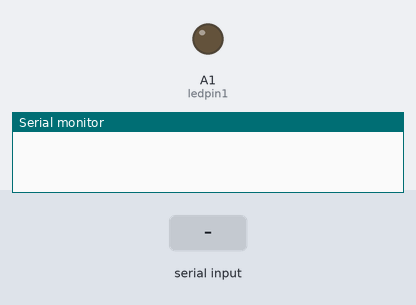
Bench run of a sketch on a simulated Arduino Uno, built with avr-gcc and run on an emulated ATmega328P. On the bench: output pins drawn as LEDs (lit = HIGH), the last lines printed to the serial monitor. Inputs (shaded band) come from the test bench.

Above: at 1.2 s.
1.3 s: "90,45\n" received over Serial
At 2.7 s:
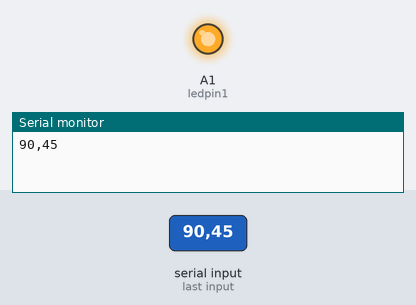
Timing chart, 0 to 10.3 s (numbered marks = the images above; inputs shaded):
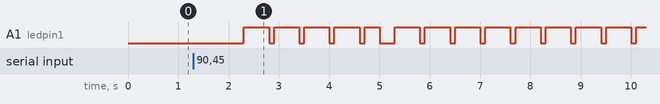

The sketch:

input_serial_output_led_30.ino
```cpp
/*
Serial input data
led output signal
*/


//#include <Keypad.h>
//#include <string.h>
#include "LedControl.h"
#define ledpin1 A1
void setup() {
  Serial.begin(9600);
  pinMode(ledpin1, OUTPUT);
}
//--------check if serial can input string----------//
String inputstring() {
  String str=Serial.readString();
  //Serial.print(str);
  return str;
}
void test1() {
  String str=Serial.readString();
  Serial.print(str);
  if(str.length()!=0) Serial.println(str.length());

}
//---------string to char-------------//
void test2(){
  String str=Serial.readString();
  //Serial.print(str);
  if(str.length()!=0){
    for(int i=0;i<str.length();i++){
      Serial.print(str[i]);
      }

    }
}
//--------------about led output-------------------------//
void Longlight(int Time){//light for 0.5sec :0.6sec as an unit
  for(int i=0;i<Time;i++){
    digitalWrite(ledpin1, HIGH);
    delay(500);
    digitalWrite(ledpin1, LOW);
    delay(100);
  }
}
void Shortlight(int Time){// light for 0.3sec :0.4sec as an unit
  for(int i=0;i<Time;i++){
    digitalWrite(ledpin1, HIGH);
    delay(300);
    digitalWrite(ledpin1, LOW);
    delay(100);
  }
}
void Start(){// a signal to arduinoB to start to input data :for every signal ->3sec a unit

  digitalWrite(ledpin1, HIGH);
  delay(2000);
  digitalWrite(ledpin1, LOW);
  delay(1000);
}
void Stop(int Time){//to complete a full whole signal :0.1sec as an unit
  for(int i=0;i<Time;i++){
    digitalWrite(ledpin1, LOW);
    delay(100);
  }
}
void led1(){
  Shortlight(1);
  Longlight(4);
  Stop(2);
}
void led2(){
  Shortlight(2);
  Longlight(3);
  Stop(4);
}
void led3(){
  Shortlight(3);
  Longlight(2);
  Stop(6);
}
void led4(){
  Shortlight(4);
  Longlight(1);
  Stop(8);
}
void led5(){
  Shortlight(5);
  //Longlight(4);
  Stop(10);
}
void led6(){
  Longlight(1);
  Shortlight(4);
  Stop(8);
}
void led7(){
  Longlight(2);
  Shortlight(3);
  Stop(6);
}
void led8(){
  Longlight(3);
  Shortlight(2);
  Stop(4);
}
void led9(){
  Longlight(4);
  Shortlight(1);
  Stop(2);
}
void led0(){
  Longlight(5);
  //Shortlight(4);
}
void LEDcontrol_1(int N){
  if(N==0) led0();
  else if(N==1) led1();
  else if(N==2) led2();
  else if(N==3) led3();
  else if(N==4) led4();
  else if(N==5) led5();
  else if(N==6) led6();
  else if(N==7) led7();
  else if(N==8) led8();
  else led9();
}
//-------test3:check if serial can input data and output on light------------//
void test3(){
  String str=Serial.readString();
  //Serial.print(str);

  if(str.length()!=0){
    Serial.println(str);
    //Start();//30 as an unit
    for(int i=0;i<str.length();i++){
      LEDcontrol_1(str[i]-'0');
    }
  }
}

void loop(){
  test3();

  }
```

Measured:
- after the input at 1.3 s, A1 (ledpin1): goes 4 × (HIGH 0.50 s, LOW 0.10 s), HIGH 0.30 s, LOW 0.30 s, 8 × (HIGH 0.50 s, LOW 0.10 s), then HIGH, starting after 1.0 s
